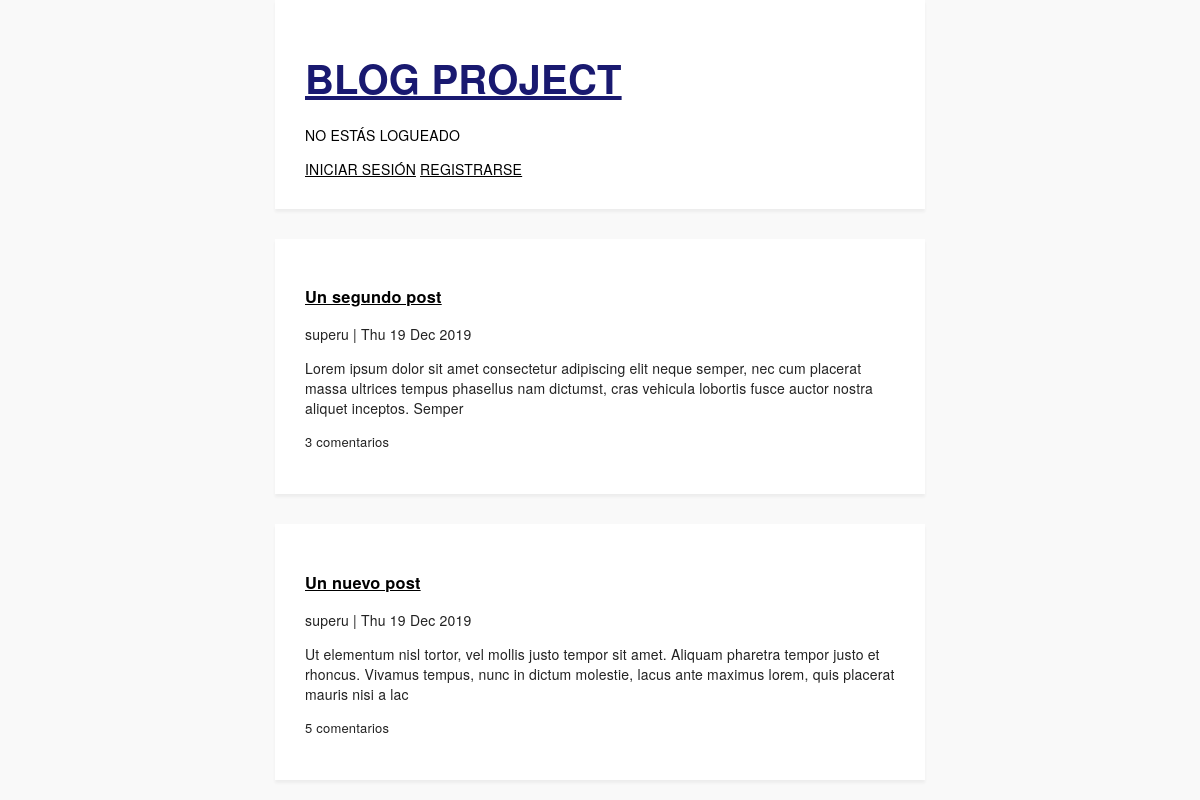
Before: / with the older database file.
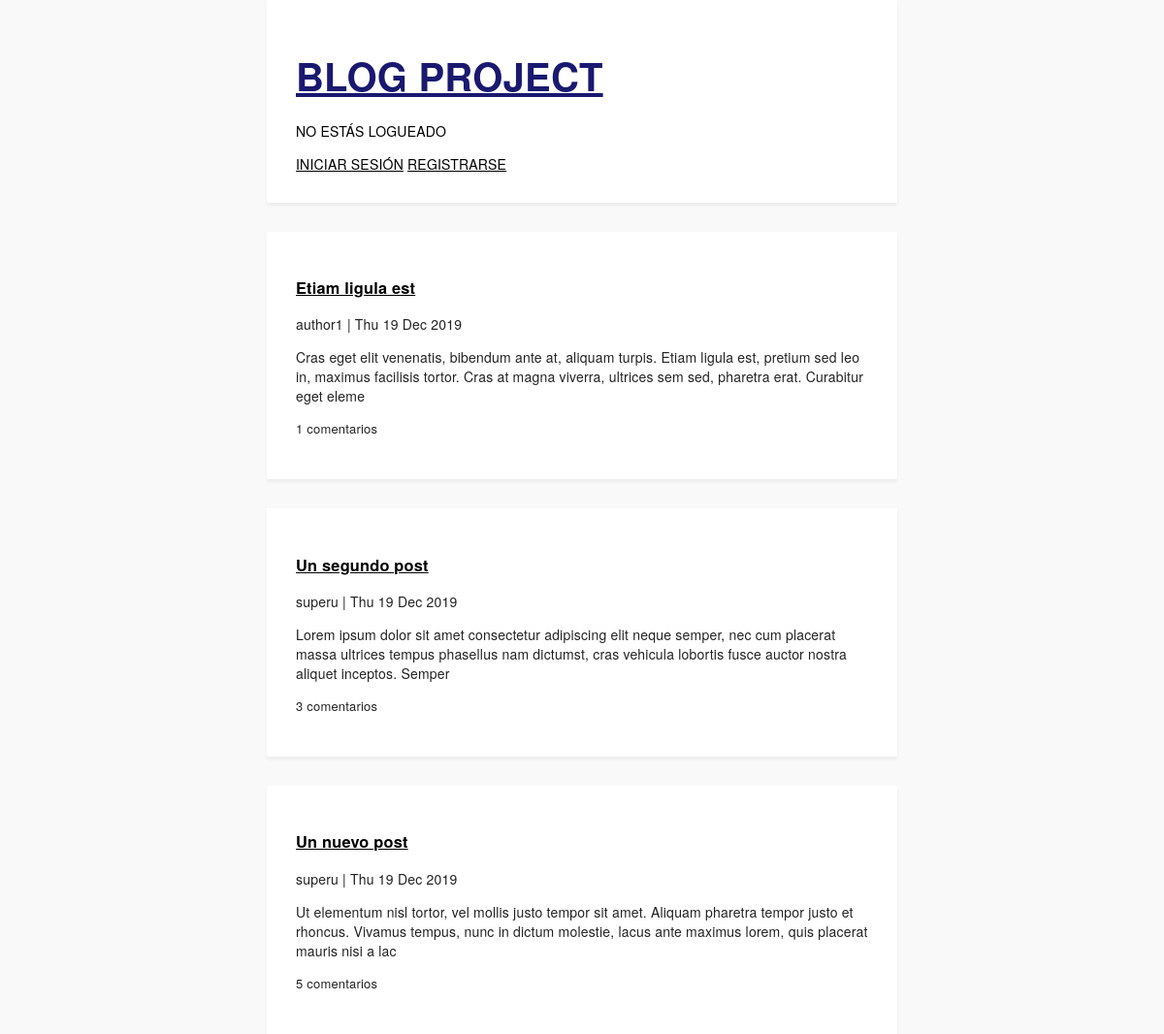
After: the same page with the newer database file.
### articles/models.py (models this page shows, shortened)
class Article(models.Model):
    author = models.name = models.ForeignKey('auth.User', on_delete=models.CASCADE)
    title = models.CharField(max_length=100, blank=False, null=False)
    body = models.TextField()
    created_on = models.DateTimeField(auto_now_add=True)
    class Meta:
        ordering = ['-created_on']

### articles/views.py (the view)
# urls.py: path('', views.ArticleListView.as_view(), name='home'),
class ArticleListView(ListView):
    model = Article
    template_name = 'home.html'

### templates/home.html
{% extends "base.html" %}
{% block content %}
  {% for article in object_list %}
      <div class="box">
      <h3><a href="{% url 'detail' article.pk %}">{{ article.title }}</a></h3>
      <p>{{ article.author }} | {{ article.created_on|date:"D d M Y"}} </p>
      <p>{{ article.body|slice:":200" }}</p>
      <p style="font-size: small;">{{ article.comments.all.count }} comentarios</p>
    </div>
  {% endfor %}
{% endblock content %}

### templates/base.html (shortened to what this page needs)
{% load staticfiles %}
<!DOCTYPE html>
<html lang="es">
 <head>
   <link rel="stylesheet" href="{% static 'css/style.css' %}">
</head>
<body>
     <header>
       <h1> <a title="Blog Project" href="{% url 'home' %}">Blog Project</a> </h1>
       <div>
        {% if user.is_authenticated %}
            <p>Hola {{ user.username }}!</p>
            {% if user.is_staff %}
            <a title="Crear nuevo artículo" href="/admin/articles/article/add/">Crear nuevo artículo</a>
            {% endif %}
            <p><a href="{% url 'logout' %}">Logout</a></p>
        {% else %}
            <p>No estás logueado</p>
            <a href="{% url 'login' %}">Iniciar sesión</a>
            <a href="{% url 'signup' %}">Registrarse</a>
        {% endif %}
        </div>
     </header>
     <div class="container">
       {% block content %}
       {% endblock content %}
     </div>
 </body>
</html>

### static/css/style.css (style rules this page uses)
body { background-color: #f9f9f9; color: #222; font-family: "Helvetica Neue",Helvetica,Arial,sans-serif; font-size: 14px; letter-spacing: .2px; margin: auto; max-width: 650px; }
a { color: black; }
header { text-transform: uppercase; padding: 30px; color: black; text-decoration: none; background-color: white; box-shadow: 0 3px 3px 0 rgba(0, 0, 0, 0.05); }
header h1 a { font-size: 40px; color: midnightblue; }
.box { background-color: white; box-shadow: 0 3px 3px 0 rgba(0, 0, 0, 0.05); padding: 30px; margin-top: 30px; }

Changed rows visible on the page:
added Article: title "Etiam ligula est", author "author1", created_on "Thu 19 Dec 2019", body "Cras eget elit venenatis, bibendum ante at, aliquam turpis. Etiam ligula est, pretium sed leo in, maximus facilisis tortor. Cras at magna viverra, ultrices sem sed, pharetra erat. Curabitur eget eleme", comments.all.count "1"
